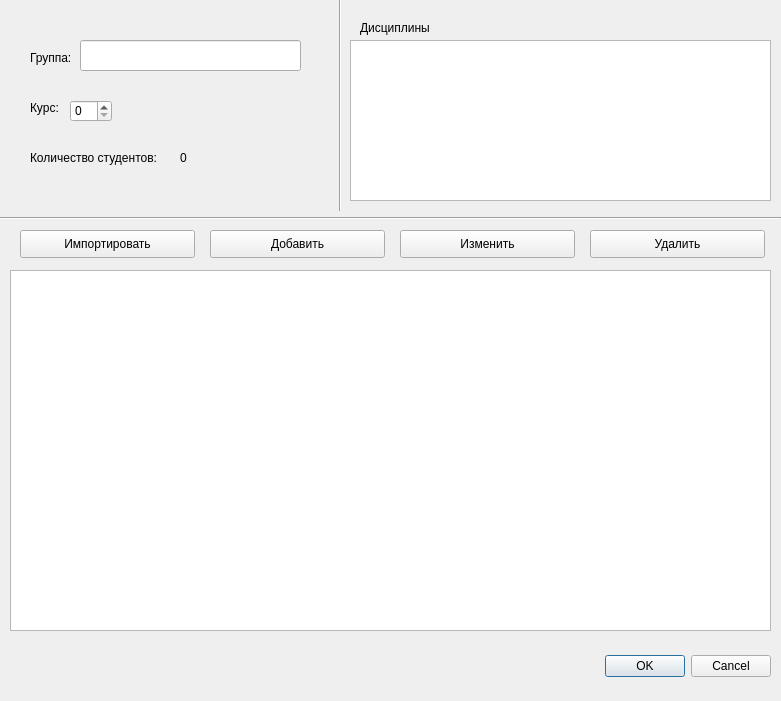
<?xml version="1.0" encoding="UTF-8"?>
<ui version="4.0">
 <class>GroupWindow</class>
 <widget class="QDialog" name="GroupWindow">
  <property name="geometry">
   <rect>
    <x>0</x>
    <y>0</y>
    <width>781</width>
    <height>701</height>
   </rect>
  </property>
  <property name="windowTitle">
   <string>Dialog</string>
  </property>
  <widget class="QWidget" name="layoutWidget">
   <property name="geometry">
    <rect>
     <x>420</x>
     <y>650</y>
     <width>351</width>
     <height>33</height>
    </rect>
   </property>
   <layout class="QHBoxLayout">
    <property name="spacing">
     <number>6</number>
    </property>
    <property name="leftMargin">
     <number>0</number>
    </property>
    <property name="topMargin">
     <number>0</number>
    </property>
    <property name="rightMargin">
     <number>0</number>
    </property>
    <property name="bottomMargin">
     <number>0</number>
    </property>
    <item>
     <spacer>
      <property name="orientation">
       <enum>Qt::Horizontal</enum>
      </property>
      <property name="sizeHint" stdset="0">
       <size>
        <width>131</width>
        <height>31</height>
       </size>
      </property>
     </spacer>
    </item>
    <item>
     <widget class="QPushButton" name="okButton">
      <property name="text">
       <string>OK</string>
      </property>
     </widget>
    </item>
    <item>
     <widget class="QPushButton" name="cancelButton">
      <property name="text">
       <string>Cancel</string>
      </property>
     </widget>
    </item>
   </layout>
  </widget>
  <widget class="QLineEdit" name="nameGroup">
   <property name="geometry">
    <rect>
     <x>80</x>
     <y>40</y>
     <width>221</width>
     <height>31</height>
    </rect>
   </property>
  </widget>
  <widget class="QLabel" name="label">
   <property name="geometry">
    <rect>
     <x>30</x>
     <y>50</y>
     <width>55</width>
     <height>16</height>
    </rect>
   </property>
   <property name="text">
    <string>Группа:</string>
   </property>
  </widget>
  <widget class="QLabel" name="label_2">
   <property name="geometry">
    <rect>
     <x>30</x>
     <y>100</y>
     <width>55</width>
     <height>16</height>
    </rect>
   </property>
   <property name="text">
    <string>Курс:</string>
   </property>
  </widget>
  <widget class="QLabel" name="label_3">
   <property name="geometry">
    <rect>
     <x>30</x>
     <y>150</y>
     <width>141</width>
     <height>16</height>
    </rect>
   </property>
   <property name="text">
    <string>Количество студентов:</string>
   </property>
  </widget>
  <widget class="QSpinBox" name="spinCourse">
   <property name="geometry">
    <rect>
     <x>70</x>
     <y>100</y>
     <width>42</width>
     <height>22</height>
    </rect>
   </property>
  </widget>
  <widget class="QLabel" name="countStd">
   <property name="geometry">
    <rect>
     <x>180</x>
     <y>150</y>
     <width>55</width>
     <height>16</height>
    </rect>
   </property>
   <property name="text">
    <string>0</string>
   </property>
  </widget>
  <widget class="Line" name="line">
   <property name="geometry">
    <rect>
     <x>330</x>
     <y>-10</y>
     <width>20</width>
     <height>221</height>
    </rect>
   </property>
   <property name="orientation">
    <enum>Qt::Vertical</enum>
   </property>
  </widget>
  <widget class="QLabel" name="label_5">
   <property name="geometry">
    <rect>
     <x>360</x>
     <y>20</y>
     <width>81</width>
     <height>16</height>
    </rect>
   </property>
   <property name="text">
    <string>Дисциплины</string>
   </property>
  </widget>
  <widget class="QListView" name="listDisciplines">
   <property name="geometry">
    <rect>
     <x>350</x>
     <y>40</y>
     <width>421</width>
     <height>161</height>
    </rect>
   </property>
  </widget>
  <widget class="Line" name="line_2">
   <property name="geometry">
    <rect>
     <x>0</x>
     <y>210</y>
     <width>781</width>
     <height>16</height>
    </rect>
   </property>
   <property name="orientation">
    <enum>Qt::Horizontal</enum>
   </property>
  </widget>
  <widget class="QPushButton" name="btnImp">
   <property name="geometry">
    <rect>
     <x>20</x>
     <y>230</y>
     <width>175</width>
     <height>28</height>
    </rect>
   </property>
   <property name="text">
    <string>Импортировать</string>
   </property>
  </widget>
  <widget class="QPushButton" name="btnAdd">
   <property name="geometry">
    <rect>
     <x>210</x>
     <y>230</y>
     <width>175</width>
     <height>28</height>
    </rect>
   </property>
   <property name="text">
    <string>Добавить</string>
   </property>
  </widget>
  <widget class="QPushButton" name="btnEdit">
   <property name="geometry">
    <rect>
     <x>400</x>
     <y>230</y>
     <width>175</width>
     <height>28</height>
    </rect>
   </property>
   <property name="text">
    <string>Изменить</string>
   </property>
  </widget>
  <widget class="QPushButton" name="btnDel">
   <property name="geometry">
    <rect>
     <x>590</x>
     <y>230</y>
     <width>175</width>
     <height>28</height>
    </rect>
   </property>
   <property name="text">
    <string>Удалить</string>
   </property>
  </widget>
  <widget class="QTableView" name="tableStudent">
   <property name="geometry">
    <rect>
     <x>10</x>
     <y>270</y>
     <width>761</width>
     <height>361</height>
    </rect>
   </property>
  </widget>
 </widget>
 <resources/>
 <connections>
  <connection>
   <sender>okButton</sender>
   <signal>clicked()</signal>
   <receiver>GroupWindow</receiver>
   <slot>accept()</slot>
   <hints>
    <hint type="sourcelabel">
     <x>278</x>
     <y>253</y>
    </hint>
    <hint type="destinationlabel">
     <x>96</x>
     <y>254</y>
    </hint>
   </hints>
  </connection>
  <connection>
   <sender>cancelButton</sender>
   <signal>clicked()</signal>
   <receiver>GroupWindow</receiver>
   <slot>reject()</slot>
   <hints>
    <hint type="sourcelabel">
     <x>369</x>
     <y>253</y>
    </hint>
    <hint type="destinationlabel">
     <x>179</x>
     <y>282</y>
    </hint>
   </hints>
  </connection>
 </connections>
</ui>
